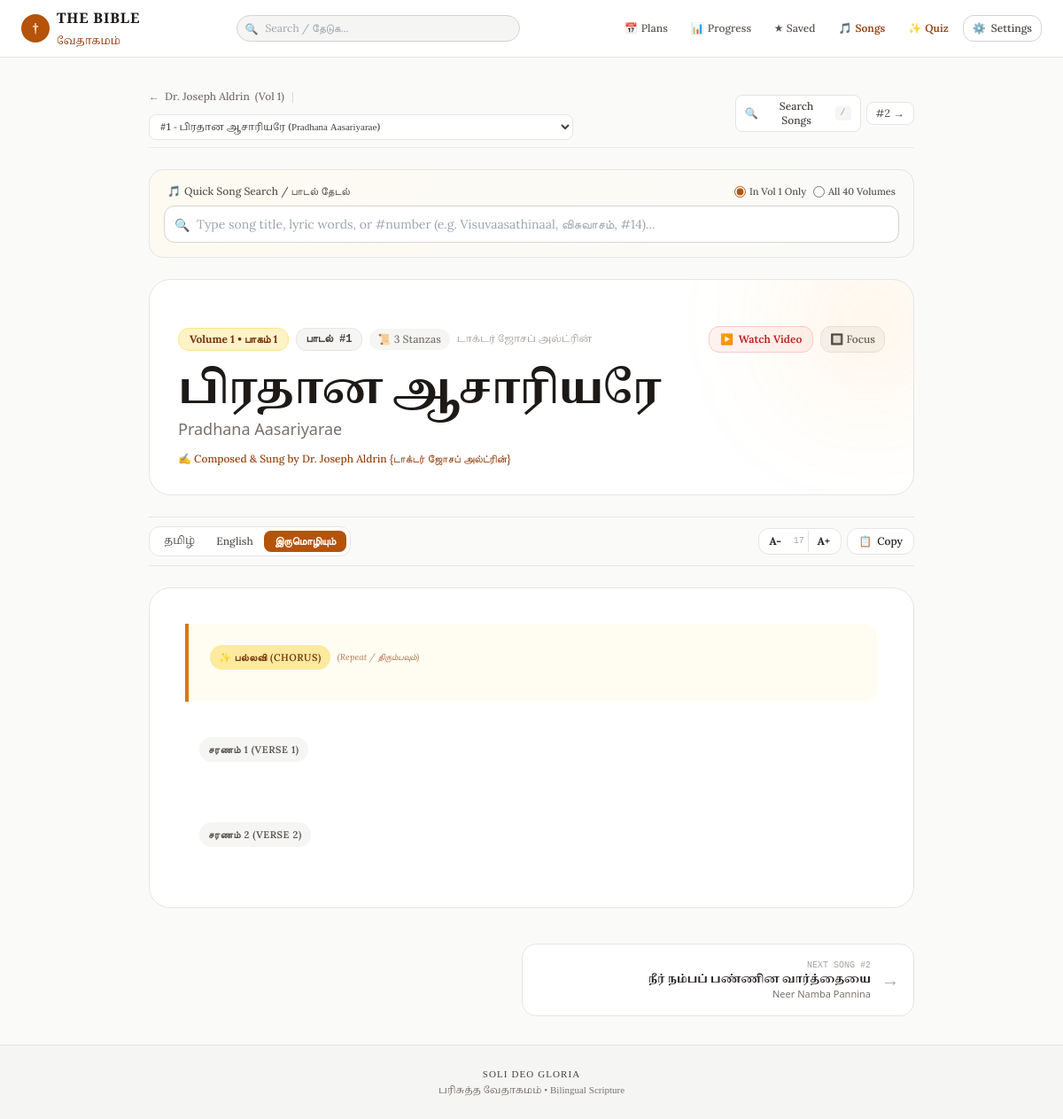
The page /songs/2560 on the database its author committed.
### tables this page shows
CREATE TABLE songs (
            id INTEGER PRIMARY KEY,
            songbook_code TEXT NOT NULL,
            songbook_name_ta TEXT,
            songbook_name_en TEXT,
            volume INTEGER DEFAULT 0,
            volume_name TEXT,
            song_number INTEGER DEFAULT 0,
            title_ta TEXT NOT NULL,
            title_en TEXT NOT NULL,
            alternate_title TEXT,
            lyrics_ta TEXT,
            lyrics_en TEXT,
            lyrics_bilingual TEXT,
            author TEXT,
            youtube_url TEXT
        );

### app/main.py (the view)
@app.get("/songs/{song_id}", response_class=HTMLResponse)
async def song_detail_page(
    request: Request,
    song_id: int,
    mode: str = Query("bilingual"),
    canon: str = Query(None)
):
    active_canon = resolve_canon(request, canon)
    canon_ctx = get_canon_context(active_canon)
    song = get_song_by_id(song_id)
    if not song:
        raise HTTPException(status_code=404, detail="Song not found")
    volume_songs = []
    if song.get("volume") and song["volume"] > 0:
        vol_data = get_songs_list(
            songbook_code=song.get("songbook_code") or "jebathota",
            volume=song["volume"],
            limit=100
        )
        volume_songs = vol_data.get("songs", [])
    return templates.TemplateResponse(
        request=request,
        name="song_detail.html",
        context={
            **canon_ctx,
            "song": song,
            "volume_songs": volume_songs,
            "mode": mode,
        },
    )

### templates/song_detail.html (shortened to what this page needs)
{% extends "base.html" %}
{% block content %}
<div id="song-detail-root" class="max-w-4xl mx-auto px-3 sm:px-4 py-4 sm:py-8 space-y-6 transition-all duration-200">
    <div class="flex flex-col sm:flex-row sm:items-center justify-between gap-3 text-xs text-stone-500 pb-2 border-b border-stone-200/70 dark:border-stone-800">
        <div class="flex items-center gap-2 flex-wrap">
            <a href="/songs?book={{ song.songbook_code }}{% if song.volume %}&vol={{ song.volume }}{% endif %}{% if canon %}&canon={{ canon }}{% endif %}"
               class="inline-flex items-center gap-1.5 hover:text-amber-700 dark:hover:text-amber-400 font-medium transition py-1">
                <span>←</span> <span>{{ song.songbook_name_en }}</span>
                {% if song.volume %}<span>(Vol {{ song.volume }})</span>{% endif %}
            </a>
            {% if volume_songs and volume_songs|length > 1 %}
            <span class="text-stone-300 dark:text-stone-700">|</span>
            <div class="relative inline-block">
                <select id="quick-song-jump" onchange="if(this.value) window.location.href=this.value;"
                        class="bg-white dark:bg-stone-800 border border-stone-200 dark:border-stone-700 text-stone-700 dark:text-stone-300 rounded-lg px-2 py-1 text-[11px] font-tamil font-medium focus:outline-none focus:ring-1 focus:ring-amber-700 cursor-pointer">
                    {% for vs in volume_songs %}
                    <option value="/songs/{{ vs.id }}{% if canon %}?canon={{ canon }}{% endif %}" {% if vs.id == song.id %}selected{% endif %}>
                        #{{ vs.song_number }} - {{ vs.title_ta }} ({{ vs.title_en }})
                    </option>
                    {% endfor %}
                </select>
            </div>
            {% endif %}
        </div>
        <div class="flex items-center gap-1.5 self-end sm:self-auto">
            <button onclick="toggleDetailSearchModal(true)"
                    class="px-2.5 py-1 rounded-lg bg-white dark:bg-stone-800 border border-stone-200 dark:border-stone-700 hover:border-amber-600 text-stone-700 dark:text-stone-300 hover:text-amber-700 dark:hover:text-amber-400 transition cursor-pointer flex items-center gap-1.5"
                    title="Search any song (Press /)">
                <span>🔍</span>
                <span class="font-medium">Search Songs</span>
                <kbd class="hidden sm:inline-block px-1.5 py-0.2 bg-stone-100 dark:bg-stone-700 text-stone-400 dark:text-stone-300 rounded text-[10px] font-mono">/</kbd>
            </button>
            {% if song.next_song %}
            <a href="/songs/{{ song.next_song.id }}{% if canon %}?canon={{ canon }}{% endif %}"
               class="px-2.5 py-1 rounded-lg bg-white dark:bg-stone-800 border border-stone-200 dark:border-stone-700 hover:border-amber-600 text-stone-700 dark:text-stone-300 transition flex items-center gap-1"
               title="Next: #{{ song.next_song.song_number }} {{ song.next_song.title_en }} (Press Right Arrow)">
                <span class="hidden md:inline">#{{ song.next_song.song_number }}</span> <span>→</span>
            </a>
            {% endif %}
        </div>
    </div>
    <div id="detail-search-container" class="bg-gradient-to-r from-amber-50/60 to-stone-50 dark:from-stone-900 dark:to-stone-900/60 border border-stone-200 dark:border-stone-800 rounded-2xl p-3 sm:p-4 shadow-xs space-y-2">
        <div class="flex items-center justify-between text-xs text-stone-600 dark:text-stone-400 px-1 font-medium">
            <span class="flex items-center gap-1">
                <span>🎵</span> <span>Quick Song Search / பாடல் தேடல்</span>
            </span>
            <div class="flex items-center gap-2 text-[11px]">
                <label class="inline-flex items-center gap-1 cursor-pointer">
                    <input type="radio" name="detail_search_scope" value="volume" class="accent-amber-700" {% if song.volume %}checked{% endif %}>
                    <span>{% if song.volume %}In Vol {{ song.volume }} Only{% else %}Current Book{% endif %}</span>
                </label>
                <label class="inline-flex items-center gap-1 cursor-pointer">
                    <input type="radio" name="detail_search_scope" value="all" class="accent-amber-700" {% if not song.volume %}checked{% endif %}>
                    <span>All 40 Volumes</span>
                </label>
            </div>
        </div>
        <div class="relative">
            <input type="text" id="detail-search-input"
                   placeholder="Type song title, lyric words, or #number (e.g. Visuvaasathinaal, விசுவாசம், #14)..."
                   autocomplete="off"
                   class="w-full text-xs sm:text-sm bg-white dark:bg-stone-800 border border-stone-300 dark:border-stone-700 rounded-xl pl-9 pr-8 py-2.5 focus:outline-none focus:ring-2 focus:ring-amber-700 text-stone-900 dark:text-stone-100">
            <span class="absolute left-3 top-3 text-stone-400 text-xs sm:text-sm">🔍</span>
        </div>
    </div>
    <div class="bg-white dark:bg-stone-900 border border-stone-200 dark:border-stone-800 rounded-3xl p-5 sm:p-8 shadow-xs space-y-5 relative overflow-hidden">
        <div class="flex flex-wrap items-center justify-between gap-2.5">
            <div class="flex flex-wrap items-center gap-2 text-xs">
                {% if song.volume and song.volume > 0 %}
                <span class="px-3 py-1 rounded-xl bg-amber-100 dark:bg-amber-900/40 text-amber-900 dark:text-amber-300 font-bold border border-amber-200 dark:border-amber-800/60 shadow-2xs">
                    Volume {{ song.volume }} • பாகம் {{ song.volume }}
                </span>
                {% endif %}
                {% if song.song_number and song.song_number > 0 %}
                <span class="px-2.5 py-1 rounded-xl bg-stone-100 dark:bg-stone-800 text-stone-700 dark:text-stone-300 font-mono font-semibold border border-stone-200 dark:border-stone-700">
                    பாடல் #{{ song.song_number }}
                </span>
                {% endif %}
                {% if song.stanzas %}
                <span class="px-2.5 py-1 rounded-xl bg-stone-100 dark:bg-stone-800 text-stone-500 dark:text-stone-400 font-medium">
                    📜 {{ song.stanzas|length }} Stanzas
                </span>
                {% endif %}
                <span class="text-stone-400 font-tamil text-[11px]" translate="no">{{ song.songbook_name_ta }}</span>
            </div>
            <div class="flex items-center gap-2">
                {% if song.youtube_url %}
                <button onclick="toggleSongVideo()"
                        class="inline-flex items-center gap-1.5 px-3 py-1.5 rounded-xl bg-red-50 hover:bg-red-100 dark:bg-red-950/40 dark:hover:bg-red-900/50 text-red-700 dark:text-red-300 text-xs font-semibold border border-red-200 dark:border-red-900/60 transition cursor-pointer shadow-2xs">
                    <span>▶️</span> <span>{% if song.youtube_video_id %}Watch Video{% else %}Play on YouTube{% endif %}</span>
                </button>
                {% endif %}
                <button onclick="toggleWorshipFocusMode()" id="focus-mode-btn"
                        class="px-2.5 py-1.5 rounded-xl bg-stone-100 hover:bg-stone-200 dark:bg-stone-800 dark:hover:bg-stone-700 text-stone-600 dark:text-stone-300 text-xs font-medium border border-stone-200 dark:border-stone-700 transition cursor-pointer"
                        title="Toggle distraction-free worship presentation mode">
                    <span>🔲</span> <span class="hidden sm:inline">Focus</span>
                </button>
            </div>
        </div>
        <div class="space-y-1">
            <h1 class="font-tamil text-2xl sm:text-4xl lg:text-5xl font-bold text-stone-900 dark:text-stone-100 leading-tight tracking-tight" translate="no">
                {{ song.title_ta }}
            </h1>
            <h2 class="font-sans text-sm sm:text-lg text-stone-500 dark:text-stone-400 font-medium">
                {{ song.title_en }}
            </h2>
            <div class="flex items-center gap-2 pt-2 text-xs text-amber-800 dark:text-amber-400 font-medium">
                <span>✍️ Composed & Sung by {{ song.author or "Fr. S.J. Berchmans" }}</span>
            </div>
        </div>
    </div>
    <div id="lyrics-toolbar" class="sticky top-14 z-30 bg-stone-50/95 dark:bg-stone-950/95 backdrop-blur-md py-2.5 border-y border-stone-200 dark:border-stone-800 flex flex-wrap items-center justify-between gap-2 text-xs transition-all">
        <div class="inline-flex bg-white dark:bg-stone-800 p-1 rounded-xl border border-stone-200 dark:border-stone-700 shadow-2xs">
            <button onclick="setSongScriptMode('ta')" id="mode-btn-ta"
                    class="px-3 py-1 rounded-lg font-medium transition cursor-pointer font-tamil text-stone-600 dark:text-stone-300">
                தமிழ்
            </button>
            <button onclick="setSongScriptMode('en')" id="mode-btn-en"
                    class="px-3 py-1 rounded-lg font-medium transition cursor-pointer text-stone-600 dark:text-stone-300">
                English
            </button>
            <button onclick="setSongScriptMode('bilingual')" id="mode-btn-bilingual"
                    class="px-3 py-1 rounded-lg font-semibold bg-amber-700 text-white shadow-xs transition cursor-pointer">
                இருமொழியும்
            </button>
        </div>
        <div class="flex items-center gap-1.5">
            <div class="flex items-center bg-white dark:bg-stone-800 rounded-xl border border-stone-200 dark:border-stone-700 p-0.5">
                <button onclick="changeLyricsFontSize(-1)" class="px-2.5 py-1 text-xs hover:text-amber-700 font-bold transition cursor-pointer" title="Decrease font size">A-</button>
                <span id="font-size-indicator" class="text-[10px] text-stone-400 font-mono px-1">17</span>
                <button onclick="changeLyricsFontSize(1)" class="px-2.5 py-1 text-xs hover:text-amber-700 font-bold transition cursor-pointer border-l border-stone-200 dark:border-stone-700" title="Increase font size">A+</button>
            </div>
            <button onclick="copySongLyrics()" class="px-3 py-1.5 bg-white dark:bg-stone-800 border border-stone-200 dark:border-stone-700 hover:border-amber-600 rounded-xl font-medium transition flex items-center gap-1.5 cursor-pointer shadow-2xs">
                <span>📋</span> <span id="copy-btn-text">Copy</span>
            </button>
        </div>
    </div>
    <div id="lyrics-container" class="bg-white dark:bg-stone-900 border border-stone-200 dark:border-stone-800 rounded-3xl p-5 sm:p-10 shadow-xs space-y-6 text-base transition-all">
        {% if song.stanzas %}
            {% for st in song.stanzas %}
            {% set is_chorus = ('Chorus' in st.label or 'பல்லவி' in st.label or 'Pre-Chorus' in st.label) %}
            <div class="stanza-block transition-all duration-150 {% if is_chorus %}bg-amber-50/70 dark:bg-amber-950/25 border-l-4 border-amber-600 dark:border-amber-500 rounded-r-2xl p-4 sm:p-6 shadow-2xs{% else %}p-3 sm:p-4 rounded-2xl hover:bg-stone-50/80 dark:hover:bg-stone-800/40{% endif %}">
                <div class="flex items-center gap-2 mb-3">
                    <span class="inline-flex items-center px-2.5 py-0.5 rounded-full text-[11px] font-semibold tracking-wider uppercase {% if is_chorus %}bg-amber-200/80 dark:bg-amber-900/60 text-amber-900 dark:text-amber-200 font-bold{% else %}bg-stone-100 dark:bg-stone-800 text-stone-600 dark:text-stone-400{% endif %}">
                        {% if is_chorus %}✨ {{ st.label }}{% else %}{{ st.label }}{% endif %}
                    </span>
                    {% if is_chorus %}
                    <span class="text-[10px] text-amber-800/70 dark:text-amber-400/70 font-serif italic hidden sm:inline">(Repeat / திரும்பவும்)</span>
                    {% endif %}
                </div>
                    {% set max_lines = st.lines_ta|length if st.lines_ta|length > st.lines_en|length else st.lines_en|length %}
            </div>
            {% endfor %}
        {% else %}
            <div class="p-6">
                <pre class="font-tamil whitespace-pre-wrap leading-relaxed text-stone-900 dark:text-stone-100 font-medium" translate="no">{{ song.lyrics_ta or song.lyrics_en }}</pre>
            </div>
        {% endif %}
    </div>
    <div class="pt-4 flex flex-col sm:flex-row items-stretch justify-between gap-3 text-xs">
        {% if song.prev_song %}
        <a href="/songs/{{ song.prev_song.id }}{% if canon %}?canon={{ canon }}{% endif %}"
           class="group flex-1 p-4 rounded-2xl bg-white dark:bg-stone-900 border border-stone-200 dark:border-stone-800 hover:border-amber-600 transition flex items-center gap-3 shadow-xs">
            <span class="text-xl text-stone-400 group-hover:text-amber-700 transition">←</span>
            <div class="overflow-hidden">
                <span class="text-[10px] text-stone-400 block font-mono">PREVIOUS SONG #{{ song.prev_song.song_number }}</span>
                <span class="font-tamil font-bold truncate block text-stone-800 dark:text-stone-200 group-hover:text-amber-700 dark:group-hover:text-amber-400 transition" translate="no">{{ song.prev_song.title_ta }}</span>
                <span class="font-sans text-[11px] text-stone-500 truncate block">{{ song.prev_song.title_en }}</span>
            </div>
        </a>
        {% else %}
        <div class="flex-1"></div>
        {% endif %}
        {% if song.next_song %}
        <a href="/songs/{{ song.next_song.id }}{% if canon %}?canon={{ canon }}{% endif %}"
           class="group flex-1 p-4 rounded-2xl bg-white dark:bg-stone-900 border border-stone-200 dark:border-stone-800 hover:border-amber-600 transition flex items-center justify-between gap-3 text-right shadow-xs">
            <div class="overflow-hidden flex-1">
                <span class="text-[10px] text-stone-400 block font-mono">NEXT SONG #{{ song.next_song.song_number }}</span>
                <span class="font-tamil font-bold truncate block text-stone-800 dark:text-stone-200 group-hover:text-amber-700 dark:group-hover:text-amber-400 transition" translate="no">{{ song.next_song.title_ta }}</span>
                <span class="font-sans text-[11px] text-stone-500 truncate block">{{ song.next_song.title_en }}</span>
            </div>
            <span class="text-xl text-stone-400 group-hover:text-amber-700 transition">→</span>
        </a>
        {% endif %}
    </div>
</div>
{% endblock %}

### templates/base.html (style rules this page uses)
:root { --reader-font-size: 18px; }
.font-tamil { font-family: 'Noto Serif Tamil', serif; line-height: 2.1; }
.verse-text-ta, .verse-ta, .font-tamil { line-height: 1.95 !important; }

### rows shown on the page
songs: songbook_name_en "Dr. Joseph Aldrin", volume "1", volume "☑ In Vol 1 Only", volume "☐ All 40 Volumes", song_number "1", songbook_name_ta "டாக்டர் ஜோசப் அல்ட்ரின்", title_ta "பிரதான ஆசாரியரே", title_en "Pradhana Aasariyarae", author "Dr. Joseph Aldrin {டாக்டர் ஜோசப் அல்ட்ரின்}"
songs: next_song.song_number "2", next_song.title_ta "நீர் நம்பப் பண்ணின வார்த்தையை", next_song.title_en "Neer Namba Pannina"

### other values the page prints
{{ song.stanzas|length }} "3"
{{ st.label }} "பல்லவி (CHORUS)"
{{ st.label }} "சரணம் 1 (VERSE 1)" "சரணம் 2 (VERSE 2)"
